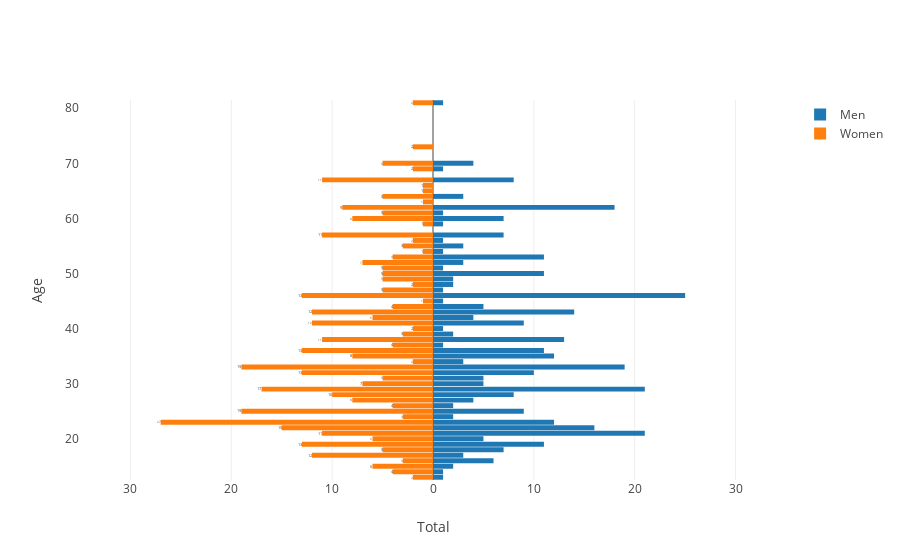

Write notebook code for a chart like this one.
### Markdown cell above
## Distribution of age divided by gender

### Code cell
data_complete_en['Gender'].replace(names_gender, values_gender, inplace=True)

layout3 = go.Layout(yaxis=go.layout.YAxis(title='Age'),
                    xaxis=go.layout.XAxis(
    range=[-35, 35],
    tickvals=[-30, -20, -10, 0, 10, 20, 30],
    ticktext=[30, 20, 10, 0, 10, 20, 30],
    title='Total'),
    barmode='overlay',
    bargap=0.1)

data3 = [go.Bar(y=data_complete_en['Age'].unique(),
                x=data_complete_en[data_complete_en['Gender']
                                   == 0]['Age'].value_counts().sort_index(),
                orientation='h',
                name='Men',
                hoverinfo='x',
                # marker=dict(color='powderblue')
                ),
         go.Bar(y=data_complete_en['Age'].unique(),
                x=-data_complete_en[data_complete_en['Gender']
                                    == 1]['Age'].value_counts().sort_index(),
                orientation='h',
                name='Women',
                text=data_complete_en[data_complete_en['Gender']
                                      == 1]['Age'].value_counts().sort_index(),
                hoverinfo='text',
                # marker=dict(color='seagreen')
                )]

fig3 = go.Figure(data=data3, layout=layout3)
iplot(fig3)
plt.show()

### Figure 1 — Plotly figure (JSON) as saved in the notebook; plotly's stock layout.template omitted (floating-point values rounded to 4 significant figures)
{"data": [{"hoverinfo": "x", "name": "Men", "orientation": "h", "type": "bar", "uid": "d75eef68-4233-4f4c-a56b-9668d5034793", "x": [1, 18, 8, 5, 2, 5, 5, 4, 10, 7, 12, 12, 9, 16, 19, 25, 21, 21, 11, 13, 11, 14, 9, 11, 7, 8, 11, 5, 4, 7, 4, 3, 2, 3, 6, 1, 2, 1, 2, 3, 1, 3, 3, 1, 2, 1, 1, 1, 1, 2, 1, 1, 1, 1], "y": [37, 62, 28, 31, 24, 20, 30, 42, 32, 60, 35, 23, 41, 22, 33, 46, 21, 29, 36, 38, 19, 43, 25, 50, 57, 67, 53, 44, 70, 18, 27, 64, 15, 17, 16, 14, 48, 51, 26, 34, 61, 55, 52, 47, 39, 45, 13, 81, 40, 49, 56, 59, 54, 69, 65, 63, 66, 73, 71, 68, 58, 78]}, {"hoverinfo": "text", "name": "Women", "orientation": "h", "text": [4, 9, 10, 5, 3, 6, 7, 6, 13, 8, 8, 27, 12, 15, 19, 13, 11, 17, 13, 11, 13, 12, 19, 5, 11, 11, 4, 4, 5, 5, 8, 5, 6, 12, 3, 4, 2, 5, 4, 2, 5, 3, 7, 5, 3, 1, 2, 2, 2, 5, 2, 1, 1, 2, 1, 1, 1, 2], "type": "bar", "uid": "5108152f-74c2-4fb0-850b-1e15b5b7e62d", "x": [-4, -9, -10, -5, -3, -6, -7, -6, -13, -8, -8, -27, -12, -15, -19, -13, -11, -17, -13, -11, -13, -12, -19, -5, -11, -11, -4, -4, -5, -5, -8, -5, -6, -12, -3, -4, -2, -5, -4, -2, -5, -3, -7, -5, -3, -1, -2, -2, -2, -5, -2, -1, -1, -2, -1, -1, -1, -2], "y": [37, 62, 28, 31, 24, 20, 30, 42, 32, 60, 35, 23, 41, 22, 33, 46, 21, 29, 36, 38, 19, 43, 25, 50, 57, 67, 53, 44, 70, 18, 27, 64, 15, 17, 16, 14, 48, 51, 26, 34, 61, 55, 52, 47, 39, 45, 13, 81, 40, 49, 56, 59, 54, 69, 65, 63, 66, 73, 71, 68, 58, 78]}], "layout": {"bargap": 0.1, "barmode": "overlay", "xaxis": {"range": [-35, 35], "ticktext": [30, 20, 10, 0, 10, 20, 30], "tickvals": [-30, -20, -10, 0, 10, 20, 30], "title": {"text": "Total"}}, "yaxis": {"title": {"text": "Age"}}}}
